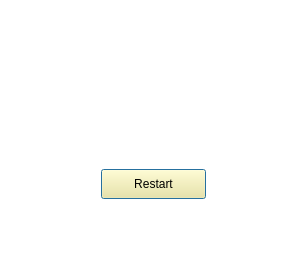
<?xml version="1.0" encoding="UTF-8"?>
<ui version="4.0">
 <class>Dialog</class>
 <widget class="QDialog" name="Dialog">
  <property name="geometry">
   <rect>
    <x>0</x>
    <y>0</y>
    <width>299</width>
    <height>261</height>
   </rect>
  </property>
  <property name="windowTitle">
   <string>GameOver</string>
  </property>
  <property name="styleSheet">
   <string notr="true">background-color:rgb(255, 255, 255)</string>
  </property>
  <widget class="QLabel" name="label">
   <property name="geometry">
    <rect>
     <x>-20</x>
     <y>-35</y>
     <width>351</width>
     <height>324</height>
    </rect>
   </property>
   <property name="text">
    <string/>
   </property>
   <property name="pixmap">
    <pixmap>../img/back.png</pixmap>
   </property>
   <property name="scaledContents">
    <bool>true</bool>
   </property>
  </widget>
  <widget class="QPushButton" name="pushButton">
   <property name="geometry">
    <rect>
     <x>101</x>
     <y>169</y>
     <width>105</width>
     <height>30</height>
    </rect>
   </property>
   <property name="styleSheet">
    <string notr="true">font: 12pt &quot;Arial&quot;;
background-color:rgb(255, 236, 142)
</string>
   </property>
   <property name="text">
    <string>Restart</string>
   </property>
  </widget>
  <widget class="QLabel" name="label_3">
   <property name="geometry">
    <rect>
     <x>110</x>
     <y>145</y>
     <width>114</width>
     <height>24</height>
    </rect>
   </property>
   <property name="font">
    <font>
     <family>Arial</family>
     <pointsize>11</pointsize>
    </font>
   </property>
   <property name="text">
    <string/>
   </property>
  </widget>
  <widget class="QLabel" name="label_2">
   <property name="geometry">
    <rect>
     <x>73</x>
     <y>52</y>
     <width>161</width>
     <height>91</height>
    </rect>
   </property>
   <property name="text">
    <string/>
   </property>
   <property name="pixmap">
    <pixmap>../img/gameover.jpg</pixmap>
   </property>
   <property name="scaledContents">
    <bool>true</bool>
   </property>
  </widget>
 </widget>
 <resources/>
 <connections/>
</ui>
